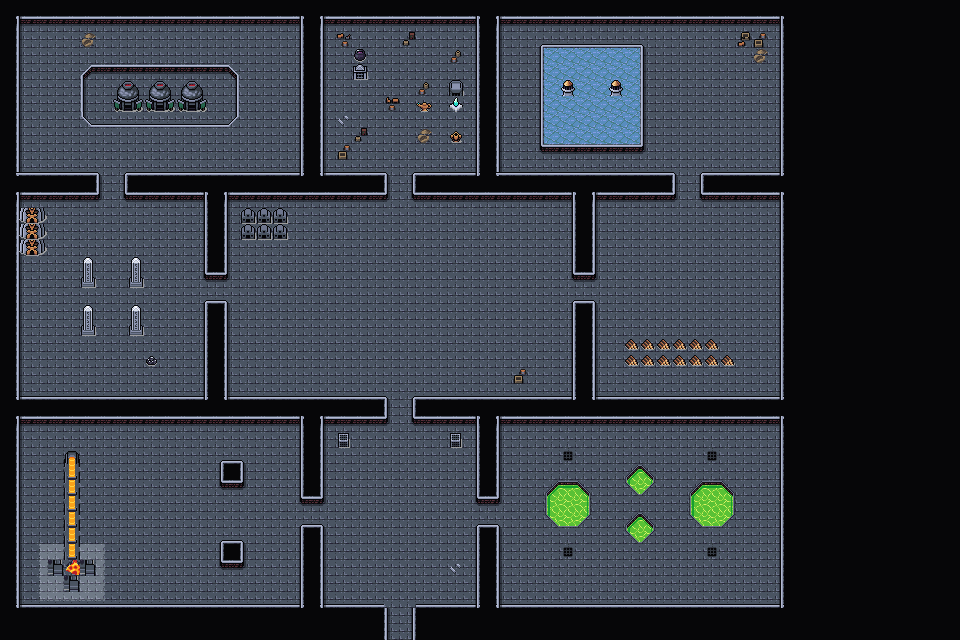

This game map was drawn from its Tiled (.tmx) file and the tilesets committed beside it. A one-line description and the trimmed map source follow:
An orthogonal 60x40 tile map with 16x16 px tiles, 4 tile layers (Collision, Floor and Walls, Walls Supplementary, Clutter), 2 tilesets and 44 objects.

<map version="1.10" tiledversion="1.10.1" orientation="orthogonal" renderorder="right-down" width="60" height="40" tilewidth="16" tileheight="16" infinite="0" nextlayerid="9" nextobjectid="112">
 <editorsettings>
  <export target="wastetown..tmx" format="tmx" />
 </editorsettings>
 <tileset firstgid="1" source="../tileset/main.tsx" />
 <tileset firstgid="10113" source="../tileset/buildings.tsx" />
 <layer id="6" name="Collision" width="60" height="40">
  <data>[2400 cells, 139 non-empty, 14 distinct tile ids]</data>
 </layer>
 <layer id="7" name="Floor and Walls" width="60" height="40">
  <data>[2400 cells, 2400 non-empty, 14 distinct tile ids]</data>
 </layer>
 <layer id="8" name="Walls Supplementary" width="60" height="40">
  <data>[2400 cells, 96 non-empty, 19 distinct tile ids]</data>
 </layer>
 <layer id="3" name="Clutter" width="60" height="40">
  <properties>
   <property name="spriteLayer" type="bool" value="true" />
  </properties>
  <data>[2400 cells, 87 non-empty, 38 distinct tile ids]</data>
 </layer>
 <objectgroup id="4" name="Objects">
  <object id="38" template="../obj/entry_up.tx" x="392.003" y="638.664">
   <properties>
    <property name="teleport" value="" />
   </properties>
  </object>
  <object id="50" template="../obj/enemy.tx" x="106.181" y="166.685">
   <properties>
    <property name="enemy" value="Adept Red Wizard" />
    <property name="threatRange" type="int" value="60" />
    <property name="waypoints" value="90,91,92,93" />
   </properties>
  </object>
  <object id="62" template="../obj/gold.tx" x="547.852" y="224.711" />
  <object id="65" template="../obj/gold.tx" x="738.057" y="61.529" />
  <object id="68" template="../obj/enemy.tx" x="160.011" y="299.838">
   <properties>
    <property name="enemy" value="Construct" />
    <property name="threatRange" type="int" value="60" />
    <property name="waypoints" value="86,88,87,89" />
   </properties>
  </object>
  <object id="69" template="../obj/enemy.tx" x="679.919" y="131.209">
   <properties>
    <property name="enemy" value="Adept Blue Wizard" />
    <property name="threatRange" type="int" value="60" />
    <property name="waypoints" value="111,99,98" />
   </properties>
  </object>
  <object id="72" template="../obj/gold.tx" x="380.667" y="49.1666" />
  <object id="73" template="../obj/enemy.tx" x="392.5" y="437.5">
   <properties>
    <property name="enemy" value="Construct" />
    <property name="threatRange" type="int" value="30" />
   </properties>
  </object>
  <object id="74" template="../obj/booster.tx" x="740.667" y="390.667">
   <properties>
    <property name="reward">[
  {
    "editions": [ "5DN" ],
    "type": "card",
    "count": 10,
    "rarity": [ "Common" ]
  },
  {
    "editions": [ "5DN" ],
    "type": "card",
    "count": 3,
    "rarity": [ "Uncommon" ]
  },
  {
    "editions": [ "5DN" ],
    "type": "card",
    "count": 1,
    "rarity": [ "Rare", "Mythic Rare" ]
  }
]
</property>
   </properties>
  </object>
  <object id="75" template="../obj/enemy.tx" x="642" y="303.333">
   <properties>
    <property name="enemy" value="Adept Blue Wizard" />
    <property name="threatRange" type="int" value="60" />
    <property name="waypoints" value="101,100,102" />
   </properties>
  </object>
  <object id="77" template="../obj/gold.tx" x="38.6667" y="506.667" />
  <object id="78" template="../obj/treasure.tx" x="279.333" y="45.3333">
   <properties>
    <property name="reward">[{
  "type": "randomCard",
  "count": 1,
  "rarity": [ "rare", "mythic rare" ],
  "colors": [ "colorID" ]
},{
  "type": "randomCard",
  "count": 4,
  "rarity": [ "uncommon" ],
  "addMaxCount": 2
}]</property>
    <property name="spawn.Hard" type="bool" value="false" />
   </properties>
  </object>
  <object id="79" template="../obj/manashards.tx" x="434" y="48.6667" />
  <object id="80" template="../obj/manashards.tx" x="750.667" y="500" />
  <object id="81" template="../obj/manashards.tx" x="224.667" y="449.333" />
  <object id="82" template="../obj/enemy.tx" x="168" y="524">
   <properties>
    <property name="enemy" value="Construct" />
    <property name="threatRange" type="int" value="90" />
    <property name="waypoints" value="109,108,107,108" />
   </properties>
  </object>
  <object id="83" template="../obj/enemy.tx" x="603.333" y="514.667">
   <properties>
    <property name="enemy" value="Construct" />
    <property name="threatRange" type="int" value="60" />
    <property name="waypoints" value="106,105,104,103" />
   </properties>
  </object>
  <object id="84" template="../obj/enemy.tx" x="410.667" y="227.333">
   <properties>
    <property name="enemy" value="Construct" />
    <property name="threatRange" type="int" value="75" />
    <property name="waypoints" value="95,94,96,97" />
   </properties>
  </object>
  <object id="86" template="../obj/waypoint.tx" x="172" y="382.667" />
  <object id="87" template="../obj/waypoint.tx" x="61.3333" y="235.333" />
  <object id="88" template="../obj/waypoint.tx" x="46" y="384.667" />
  <object id="89" template="../obj/waypoint.tx" x="174.667" y="230.667" />
  <object id="90" template="../obj/waypoint.tx" x="268" y="162" />
  <object id="91" template="../obj/waypoint.tx" x="240.667" y="51.3333" />
  <object id="92" template="../obj/waypoint.tx" x="46.6667" y="51.3333" />
  <object id="93" template="../obj/waypoint.tx" x="39.3333" y="160.667" />
  <object id="94" template="../obj/waypoint.tx" x="532.667" y="388.667" />
  <object id="95" template="../obj/waypoint.tx" x="524" y="230.667" />
  <object id="96" template="../obj/waypoint.tx" x="270" y="380" />
  <object id="97" template="../obj/waypoint.tx" x="298.667" y="232.667" />
  <object id="98" template="../obj/waypoint.tx" x="684" y="58.6667" />
  <object id="99" template="../obj/waypoint.tx" x="751.333" y="146" />
  <object id="100" template="../obj/waypoint.tx" x="680" y="301.333" />
  <object id="101" template="../obj/waypoint.tx" x="681.333" y="216.667" />
  <object id="102" template="../obj/waypoint.tx" x="601.333" y="299.333" />
  <object id="103" template="../obj/waypoint.tx" x="593.333" y="459.333" />
  <object id="104" template="../obj/waypoint.tx" x="668.667" y="452" />
  <object id="105" template="../obj/waypoint.tx" x="672" y="593.333" />
  <object id="106" template="../obj/waypoint.tx" x="602" y="594" />
  <object id="107" template="../obj/waypoint.tx" x="162.667" y="455.333" />
  <object id="108" template="../obj/waypoint.tx" x="88.6667" y="526" />
  <object id="109" template="../obj/waypoint.tx" x="275.333" y="520.667" />
  <object id="110" template="../obj/enemy.tx" x="394" y="372.667">
   <properties>
    <property name="enemy" value="Construct" />
    <property name="threatRange" type="int" value="75" />
    <property name="waypoints" value="95,94,96,97" />
   </properties>
  </object>
  <object id="111" template="../obj/waypoint.tx" x="654.667" y="166" />
 </objectgroup>
</map>
